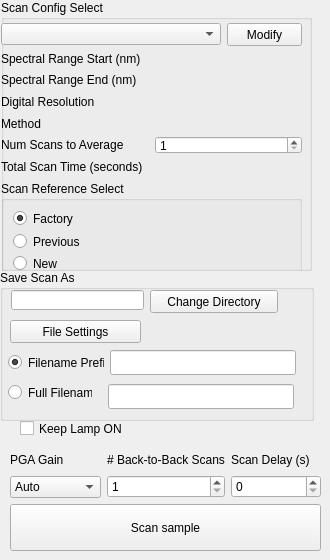
               <widget class="QWidget" name="tab_4">
                <property name="sizePolicy">
                 <sizepolicy hsizetype="Minimum" vsizetype="Minimum">
                  <horstretch>1</horstretch>
                  <verstretch>1</verstretch>
                 </sizepolicy>
                </property>
                <property name="minimumSize">
                 <size>
                  <width>325</width>
                  <height>545</height>
                 </size>
                </property>
                <attribute name="title">
                 <string>New Scan</string>
                </attribute>
                <widget class="QGroupBox" name="groupBox_file_functions">
                 <property name="geometry">
                  <rect>
                   <x>0</x>
                   <y>270</y>
                   <width>314</width>
                   <height>151</height>
                  </rect>
                 </property>
                 <property name="sizePolicy">
                  <sizepolicy hsizetype="Minimum" vsizetype="Minimum">
                   <horstretch>1</horstretch>
                   <verstretch>1</verstretch>
                  </sizepolicy>
                 </property>
                 <property name="minimumSize">
                  <size>
                   <width>289</width>
                   <height>86</height>
                  </size>
                 </property>
                 <property name="title">
                  <string>Save Scan As</string>
                 </property>
                 <widget class="QRadioButton" name="radioButton_FileName">
                  <property name="geometry">
                   <rect>
                    <x>8</x>
                    <y>114</y>
                    <width>84</width>
                    <height>17</height>
                   </rect>
                  </property>
                  <property name="text">
                   <string>Full Filename</string>
                  </property>
                  <attribute name="buttonGroup">
                   <string notr="true">buttonGroup</string>
                  </attribute>
                 </widget>
                 <widget class="QLineEdit" name="lineEdit_FileName">
                  <property name="geometry">
                   <rect>
                    <x>108</x>
                    <y>114</y>
                    <width>186</width>
                    <height>25</height>
                   </rect>
                  </property>
                  <property name="sizePolicy">
                   <sizepolicy hsizetype="Minimum" vsizetype="Fixed">
                    <horstretch>0</horstretch>
                    <verstretch>0</verstretch>
                   </sizepolicy>
                  </property>
                  <property name="minimumSize">
                   <size>
                    <width>186</width>
                    <height>25</height>
                   </size>
                  </property>
                  <property name="maxLength">
                   <number>36</number>
                  </property>
                 </widget>
                 <widget class="QRadioButton" name="radioButton_Prefix">
                  <property name="geometry">
                   <rect>
                    <x>8</x>
                    <y>84</y>
                    <width>96</width>
                    <height>17</height>
                   </rect>
                  </property>
                  <property name="text">
                   <string>Filename Prefix</string>
                  </property>
                  <property name="checked">
                   <bool>true</bool>
                  </property>
                  <attribute name="buttonGroup">
                   <string notr="true">buttonGroup</string>
                  </attribute>
                 </widget>
                 <widget class="QLineEdit" name="lineEdit_Prefix">
                  <property name="geometry">
                   <rect>
                    <x>110</x>
                    <y>80</y>
                    <width>186</width>
                    <height>25</height>
                   </rect>
                  </property>
                  <property name="sizePolicy">
                   <sizepolicy hsizetype="Fixed" vsizetype="Fixed">
                    <horstretch>0</horstretch>
                    <verstretch>0</verstretch>
                   </sizepolicy>
                  </property>
                  <property name="minimumSize">
                   <size>
                    <width>186</width>
                    <height>25</height>
                   </size>
                  </property>
                  <property name="maxLength">
                   <number>36</number>
                  </property>
                 </widget>
                 <widget class="QPushButton" name="Filesettings">
                  <property name="geometry">
                   <rect>
                    <x>10</x>
                    <y>50</y>
                    <width>131</width>
                    <height>23</height>
                   </rect>
                  </property>
                  <property name="text">
                   <string>File Settings</string>
                  </property>
                 </widget>
                 <widget class="QLineEdit" name="lineEdit_scan_save_dir">
                  <property name="geometry">
                   <rect>
                    <x>11</x>
                    <y>20</y>
                    <width>133</width>
                    <height>20</height>
                   </rect>
                  </property>
                  <property name="sizePolicy">
                   <sizepolicy hsizetype="Preferred" vsizetype="Minimum">
                    <horstretch>1</horstretch>
                    <verstretch>1</verstretch>
                   </sizepolicy>
                  </property>
                  <property name="minimumSize">
                   <size>
                    <width>133</width>
                    <height>20</height>
                   </size>
                  </property>
                 </widget>
                 <widget class="QPushButton" name="pushButton_customSaveScanDir">
                  <property name="geometry">
                   <rect>
                    <x>150</x>
                    <y>20</y>
                    <width>128</width>
                    <height>23</height>
                   </rect>
                  </property>
                  <property name="sizePolicy">
                   <sizepolicy hsizetype="Minimum" vsizetype="Fixed">
                    <horstretch>1</horstretch>
                    <verstretch>1</verstretch>
                   </sizepolicy>
                  </property>
                  <property name="minimumSize">
                   <size>
                    <width>128</width>
                    <height>22</height>
                   </size>
                  </property>
                  <property name="text">
                   <string>Change Directory</string>
                  </property>
                 </widget>
                </widget>
                <widget class="QGroupBox" name="groupBox_scan_controls">
                 <property name="geometry">
                  <rect>
                   <x>1</x>
                   <y>0</y>
                   <width>311</width>
                   <height>271</height>
                  </rect>
                 </property>
                 <property name="sizePolicy">
                  <sizepolicy hsizetype="Minimum" vsizetype="Minimum">
                   <horstretch>1</horstretch>
                   <verstretch>1</verstretch>
                  </sizepolicy>
                 </property>
                 <property name="minimumSize">
                  <size>
                   <width>289</width>
                   <height>162</height>
                  </size>
                 </property>
                 <property name="title">
                  <string>Scan Config Select</string>
                 </property>
                 <widget class="QWidget" name="layoutWidget">
                  <property name="geometry">
                   <rect>
                    <x>0</x>
                    <y>23</y>
                    <width>301</width>
                    <height>292</height>
                   </rect>
                  </property>
                  <layout class="QVBoxLayout" name="verticalLayout_36">
                   <item>
                    <layout class="QHBoxLayout" name="horizontalLayout" stretch="80,20">
                     <property name="sizeConstraint">
                      <enum>QLayout::SetNoConstraint</enum>
                     </property>
                     <item>
                      <widget class="QComboBox" name="comboBox_scanID">
                       <property name="currentIndex">
                        <number>-1</number>
                       </property>
                      </widget>
                     </item>
                     <item>
                      <widget class="QPushButton" name="pushButton_edit_scan_config">
                       <property name="sizePolicy">
                        <sizepolicy hsizetype="Minimum" vsizetype="Minimum">
                         <horstretch>1</horstretch>
                         <verstretch>1</verstretch>
                        </sizepolicy>
                       </property>
                       <property name="minimumSize">
                        <size>
                         <width>75</width>
                         <height>23</height>
                        </size>
                       </property>
                       <property name="text">
                        <string>Modify</string>
                       </property>
                      </widget>
                     </item>
                    </layout>
                   </item>
                   <item>
                    <layout class="QHBoxLayout" name="horizontalLayout_10">
                     <item>
                      <layout class="QVBoxLayout" name="verticalLayout_34">
                       <item>
                        <widget class="QLabel" name="label_start_nm">
                         <property name="text">
                          <string>Spectral Range Start (nm)</string>
                         </property>
                        </widget>
                       </item>
                       <item>
                        <widget class="QLabel" name="label_end_nm">
                         <property name="sizePolicy">
                          <sizepolicy hsizetype="Minimum" vsizetype="Minimum">
                           <horstretch>1</horstretch>
                           <verstretch>1</verstretch>
                          </sizepolicy>
                         </property>
                         <property name="minimumSize">
                          <size>
                           <width>129</width>
                           <height>14</height>
                          </size>
                         </property>
                         <property name="text">
                          <string>Spectral Range End (nm)</string>
                         </property>
                        </widget>
                       </item>
                       <item>
                        <widget class="QLabel" name="label_num_points">
                         <property name="sizePolicy">
                          <sizepolicy hsizetype="Minimum" vsizetype="Minimum">
                           <horstretch>1</horstretch>
                           <verstretch>1</verstretch>
                          </sizepolicy>
                         </property>
                         <property name="minimumSize">
                          <size>
                           <width>129</width>
                           <height>13</height>
                          </size>
                         </property>
                         <property name="text">
                          <string>Digital Resolution</string>
                         </property>
                        </widget>
                       </item>
                       <item>
                        <widget class="QLabel" name="label_scan_method">
                         <property name="sizePolicy">
                          <sizepolicy hsizetype="Minimum" vsizetype="Minimum">
                           <horstretch>1</horstretch>
                           <verstretch>1</verstretch>
                          </sizepolicy>
                         </property>
                         <property name="minimumSize">
                          <size>
                           <width>129</width>
                           <height>13</height>
                          </size>
                         </property>
                         <property name="text">
                          <string>Method</string>
                         </property>
                        </widget>
                       </item>
                       <item>
                        <widget class="QLabel" name="label_num_repeat">
                         <property name="sizePolicy">
                          <sizepolicy hsizetype="Minimum" vsizetype="Minimum">
                           <horstretch>1</horstretch>
                           <verstretch>1</verstretch>
                          </sizepolicy>
                         </property>
                         <property name="minimumSize">
                          <size>
                           <width>129</width>
                           <height>13</height>
                          </size>
                         </property>
                         <property name="text">
                          <string>Num Scans to Average</string>
                         </property>
                        </widget>
                       </item>
                       <item>
                        <widget class="QLabel" name="label_scan_time">
                         <property name="sizePolicy">
                          <sizepolicy hsizetype="Minimum" vsizetype="Minimum">
                           <horstretch>1</horstretch>
                           <verstretch>1</verstretch>
                          </sizepolicy>
                         </property>
                         <property name="minimumSize">
                          <size>
                           <width>129</width>
                           <height>13</height>
                          </size>
                         </property>
                         <property name="text">
                          <string>Total Scan Time (seconds)</string>
                         </property>
                        </widget>
                       </item>
                      </layout>
                     </item>
                     <item>
                      <layout class="QVBoxLayout" name="verticalLayout_35">
                       <item>
                        <widget class="QLabel" name="label_start_nm_val">
                         <property name="sizePolicy">
                          <sizepolicy hsizetype="Minimum" vsizetype="Minimum">
                           <horstretch>1</horstretch>
                           <verstretch>1</verstretch>
                          </sizepolicy>
                         </property>
                         <property name="minimumSize">
                          <size>
                           <width>128</width>
                           <height>13</height>
                          </size>
                         </property>
                         <property name="text">
                          <string/>
                         </property>
                        </widget>
                       </item>
                       <item>
                        <widget class="QLabel" name="label_end_nm_val">
                         <property name="sizePolicy">
                          <sizepolicy hsizetype="Minimum" vsizetype="Minimum">
                           <horstretch>1</horstretch>
                           <verstretch>1</verstretch>
                          </sizepolicy>
                         </property>
                         <property name="minimumSize">
                          <size>
                           <width>128</width>
                           <height>13</height>
                          </size>
                         </property>
                         <property name="text">
                          <string/>
                         </property>
                        </widget>
                       </item>
                       <item>
                        <widget class="QLabel" name="label_num_points_val">
                         <property name="sizePolicy">
                          <sizepolicy hsizetype="Minimum" vsizetype="Minimum">
                           <horstretch>1</horstretch>
                           <verstretch>1</verstretch>
                          </sizepolicy>
                         </property>
                         <property name="minimumSize">
                          <size>
                           <width>128</width>
                           <height>13</height>
                          </size>
                         </property>
                         <property name="text">
                          <string/>
                         </property>
                        </widget>
                       </item>
                       <item>
                        <widget class="QLabel" name="label_scan_method_val">
                         <property name="sizePolicy">
                          <sizepolicy hsizetype="Minimum" vsizetype="Minimum">
                           <horstretch>1</horstretch>
                           <verstretch>1</verstretch>
                          </sizepolicy>
                         </property>
                         <property name="minimumSize">
                          <size>
                           <width>128</width>
                           <height>13</height>
                          </size>
                         </property>
                         <property name="text">
                          <string/>
                         </property>
                        </widget>
                       </item>
                       <item>
                        <widget class="QSpinBox" name="spinBox_numRepeat">
                         <property name="sizePolicy">
                          <sizepolicy hsizetype="Minimum" vsizetype="Minimum">
                           <horstretch>1</horstretch>
                           <verstretch>1</verstretch>
                          </sizepolicy>
                         </property>
                         <property name="minimumSize">
                          <size>
                           <width>128</width>
                           <height>18</height>
                          </size>
                         </property>
                         <property name="minimum">
                          <number>1</number>
                         </property>
                        </widget>
                       </item>
                       <item>
                        <widget class="QLabel" name="label_scan_time_val">
                         <property name="sizePolicy">
                          <sizepolicy hsizetype="Minimum" vsizetype="Minimum">
                           <horstretch>1</horstretch>
                           <verstretch>1</verstretch>
                          </sizepolicy>
                         </property>
                         <property name="minimumSize">
                          <size>
                           <width>128</width>
                           <height>13</height>
                          </size>
                         </property>
                         <property name="text">
                          <string/>
                         </property>
                        </widget>
                       </item>
                      </layout>
                     </item>
                    </layout>
                   </item>
                   <item>
                    <widget class="QGroupBox" name="groupBox">
                     <property name="sizePolicy">
                      <sizepolicy hsizetype="Minimum" vsizetype="Minimum">
                       <horstretch>1</horstretch>
                       <verstretch>1</verstretch>
                      </sizepolicy>
                     </property>
                     <property name="minimumSize">
                      <size>
                       <width>289</width>
                       <height>117</height>
                      </size>
                     </property>
                     <property name="title">
                      <string>Scan Reference Select</string>
                     </property>
                     <layout class="QVBoxLayout" name="verticalLayout_38">
                      <item>
                       <layout class="QVBoxLayout" name="verticalLayout_37">
                        <property name="sizeConstraint">
                         <enum>QLayout::SetNoConstraint</enum>
                        </property>
                        <item>
                         <widget class="QRadioButton" name="radioButton_ref_factory">
                          <property name="sizePolicy">
                           <sizepolicy hsizetype="Minimum" vsizetype="Minimum">
                            <horstretch>1</horstretch>
                            <verstretch>1</verstretch>
                           </sizepolicy>
                          </property>
                          <property name="minimumSize">
                           <size>
                            <width>267</width>
                            <height>17</height>
                           </size>
                          </property>
                          <property name="text">
                           <string>Factory</string>
                          </property>
                          <property name="checked">
                           <bool>true</bool>
                          </property>
                         </widget>
                        </item>
                        <item>
                         <widget class="QRadioButton" name="radioButton_ref_prev">
                          <property name="sizePolicy">
                           <sizepolicy hsizetype="Minimum" vsizetype="Minimum">
                            <horstretch>1</horstretch>
                            <verstretch>1</verstretch>
                           </sizepolicy>
                          </property>
                          <property name="minimumSize">
                           <size>
                            <width>267</width>
                            <height>17</height>
                           </size>
                          </property>
                          <property name="text">
                           <string>Previous</string>
                          </property>
                         </widget>
                        </item>
                        <item>
                         <widget class="QRadioButton" name="radioButton_ref_new">
                          <property name="sizePolicy">
                           <sizepolicy hsizetype="Minimum" vsizetype="Minimum">
                            <horstretch>1</horstretch>
                            <verstretch>1</verstretch>
                           </sizepolicy>
                          </property>
                          <property name="minimumSize">
                           <size>
                            <width>267</width>
                            <height>17</height>
                           </size>
                          </property>
                          <property name="text">
                           <string>New</string>
                          </property>
                         </widget>
                        </item>
                       </layout>
                      </item>
                      <item>
                       <widget class="QLabel" name="label_ref_timestamp">
                        <property name="sizePolicy">
                         <sizepolicy hsizetype="Minimum" vsizetype="Minimum">
                          <horstretch>1</horstretch>
                          <verstretch>1</verstretch>
                         </sizepolicy>
                        </property>
                        <property name="minimumSize">
                         <size>
                          <width>269</width>
                          <height>26</height>
                         </size>
                        </property>
                        <property name="text">
                         <string/>
                        </property>
                       </widget>
                      </item>
                     </layout>
                    </widget>
                   </item>
                  </layout>
                 </widget>
                </widget>
                <widget class="QWidget" name="verticalLayoutWidget">
                 <property name="geometry">
                  <rect>
                   <x>10</x>
                   <y>450</y>
                   <width>311</width>
                   <height>101</height>
                  </rect>
                 </property>
                 <layout class="QVBoxLayout" name="verticalLayout_60">
                  <item>
                   <layout class="QHBoxLayout" name="horizontalLayout_104">
                    <item>
                     <layout class="QVBoxLayout" name="verticalLayout_68">
                      <item>
                       <widget class="QLabel" name="label_16">
                        <property name="text">
                         <string>PGA Gain</string>
                        </property>
                       </widget>
                      </item>
                      <item>
                       <widget class="QComboBox" name="comboBox_pga_gain">
                        <item>
                         <property name="text">
                          <string>Auto</string>
                         </property>
                        </item>
                        <item>
                         <property name="text">
                          <string>64</string>
                         </property>
                        </item>
                        <item>
                         <property name="text">
                          <string>32</string>
                         </property>
                        </item>
                        <item>
                         <property name="text">
                          <string>16</string>
                         </property>
                        </item>
                        <item>
                         <property name="text">
                          <string>8</string>
                         </property>
                        </item>
                        <item>
                         <property name="text">
                          <string>4</string>
                         </property>
                        </item>
                        <item>
                         <property name="text">
                          <string>2</string>
                         </property>
                        </item>
                        <item>
                         <property name="text">
                          <string>1</string>
                         </property>
                        </item>
                       </widget>
                      </item>
                     </layout>
                    </item>
                    <item>
                     <layout class="QVBoxLayout" name="verticalLayout_31">
                      <item>
                       <widget class="QLabel" name="label_cont_scans_number_2">
                        <property name="text">
                         <string># Back-to-Back Scans</string>
                        </property>
                       </widget>
                      </item>
                      <item>
                       <widget class="QSpinBox" name="spinBox_cont_scan_num">
                        <property name="minimum">
                         <number>1</number>
                        </property>
                        <property name="maximum">
                         <number>9999</number>
                        </property>
                       </widget>
                      </item>
                     </layout>
                    </item>
                    <item>
                     <layout class="QVBoxLayout" name="verticalLayout_59">
                      <item>
                       <widget class="QLabel" name="label_cont_scans_delay">
                        <property name="text">
                         <string>Scan Delay (s)</string>
                        </property>
                       </widget>
                      </item>
                      <item>
                       <widget class="QSpinBox" name="spinBox_cont_scan_delay">
                        <property name="minimum">
                         <number>0</number>
                        </property>
                        <property name="maximum">
                         <number>9999</number>
                        </property>
                        <property name="value">
                         <number>0</number>
                        </property>
                       </widget>
                      </item>
                     </layout>
                    </item>
                   </layout>
                  </item>
                  <item>
                   <layout class="QHBoxLayout" name="horizontalLayout_105">
                    <item>
                     <widget class="QPushButton" name="pushButton_scan">
                      <property name="sizePolicy">
                       <sizepolicy hsizetype="Minimum" vsizetype="Minimum">
                        <horstretch>1</horstretch>
                        <verstretch>1</verstretch>
                       </sizepolicy>
                      </property>
                      <property name="minimumSize">
                       <size>
                        <width>289</width>
                        <height>23</height>
                       </size>
                      </property>
                      <property name="text">
                       <string>Scan sample</string>
                      </property>
                     </widget>
                    </item>
                   </layout>
                  </item>
                 </layout>
                </widget>
                <widget class="QCheckBox" name="checkBox_always_on">
                 <property name="geometry">
                  <rect>
                   <x>20</x>
                   <y>420</y>
                   <width>121</width>
                   <height>17</height>
                  </rect>
                 </property>
                 <property name="toolTip">
                  <string>&lt;html&gt;&lt;head/&gt;&lt;body&gt;&lt;p&gt;Lamp will be always ON. Thus quicker response to scan button and shorter scan times. PGA Gain is always set at 64 for all scans.&lt;/p&gt;&lt;/body&gt;&lt;/html&gt;</string>
                 </property>
                 <property name="text">
                  <string>Keep Lamp ON </string>
                 </property>
                </widget>
               </widget>
